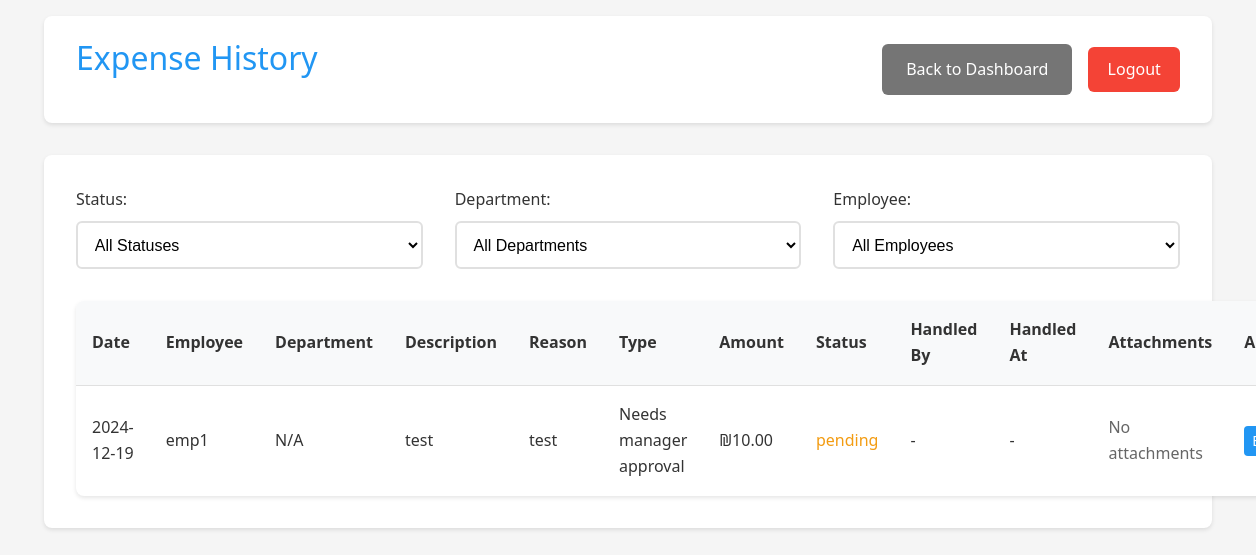
Page /manager/history (signed in) on the earlier database version.
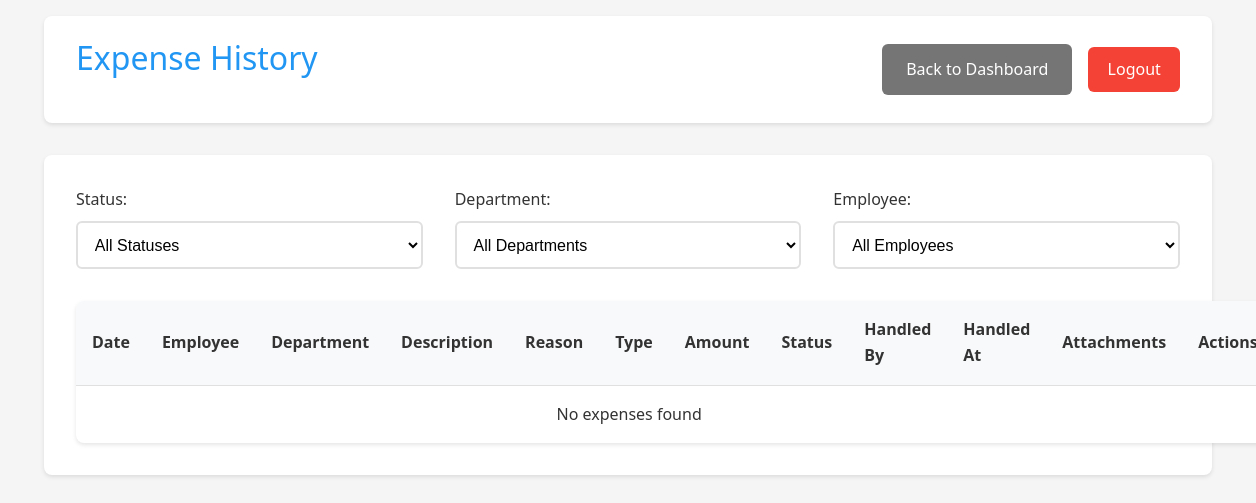
Same page on the later database version.
### app.py (models this page shows, shortened)
class Expense(db.Model):
    __tablename__ = 'expense'
    id = db.Column(db.Integer, primary_key=True)
    amount = db.Column(db.Float, nullable=False)
    description = db.Column(db.String(200))
    reason = db.Column(db.String(500))
    type = db.Column(db.String(50), nullable=False, default='needs_approval')  # New field
    date = db.Column(db.DateTime, nullable=False, default=datetime.utcnow)
    status = db.Column(db.String(20), default='pending')
    user_id = db.Column(db.Integer, db.ForeignKey('user.id'), nullable=False)
    subcategory_id = db.Column(db.Integer, db.ForeignKey('subcategory.id'), nullable=False)
    quote_filename = db.Column(db.String(255))
    invoice_filename = db.Column(db.String(255))
    receipt_filename = db.Column(db.String(255))
    manager_id = db.Column(db.Integer, db.ForeignKey('user.id'), nullable=True)
    handled_at = db.Column(db.DateTime, nullable=True)

class User(UserMixin, db.Model):
    __tablename__ = 'user'
    id = db.Column(db.Integer, primary_key=True)
    username = db.Column(db.String(80), unique=True, nullable=False)
    password = db.Column(db.String(120), nullable=False)
    is_manager = db.Column(db.Boolean, default=False)
    is_admin = db.Column(db.Boolean, default=False)
    status = db.Column(db.String(20), default='active')  # active, inactive, pending
    department_id = db.Column(db.Integer, db.ForeignKey('department.id'))
    home_department = db.relationship('Department',
                                    foreign_keys=[department_id],
                                    back_populates='employees')
    managed_departments = db.relationship('Department',
                                       secondary=manager_departments,
                                       backref=db.backref('department_managers', lazy='dynamic'))
    submitted_expenses = db.relationship('Expense',
                                       primaryjoin='User.id==Expense.user_id',
                                       backref='submitter',
                                       lazy=True)
    handled_expenses = db.relationship('Expense',
                                     primaryjoin='User.id==Expense.manager_id',
                                     backref='handler',
                                     lazy=True)

### app.py (the view)
@app.route('/manager/history')
@login_required
def expense_history():
    if not current_user.is_manager:
        return redirect(url_for('employee_dashboard'))
    status = request.args.get('status', 'all')
    employee = request.args.get('employee', 'all')
    department = request.args.get('department', 'all')
    query = Expense.query.join(User, Expense.user_id == User.id)
    if current_user.username != 'admin':
        query = query.filter(User.department_id == current_user.department_id)
    if status != 'all':
        query = query.filter(Expense.status == status)
    if employee != 'all':
        query = query.filter(Expense.user_id == employee)
    if department != 'all' and current_user.username == 'admin':
        query = query.filter(User.department_id == department)
    if current_user.username == 'admin':
        employees = User.query.filter_by(is_manager=False).all()
        departments = Department.query.all()
    else:
        employees = User.query.filter_by(
            is_manager=False,
            department_id=current_user.department_id
        ).all()
        departments = [current_user.home_department] if current_user.home_department else []
    expenses = query.order_by(Expense.date.desc()).all()
    return render_template('expense_history.html',
                         expenses=expenses,
                         employees=employees,
                         departments=departments,
                         selected_status=status,
                         selected_employee=employee,
                         selected_department=department)

### app.py (called while the page is built)
@login_manager.user_loader
def load_user(user_id):
    return User.query.get(int(user_id))

@app.template_filter('format_expense_type')
def format_expense_type(value):
    types = {
        'future_approval': 'Approval for future purchase',
        'auto_approved': 'Automatically approved expense',
        'needs_approval': 'Needs manager approval',
        'pre_approved': 'Pre-approved by manager'
    }
    return types.get(value, value)

### templates/expense_history.html (shortened to what the changed rows need)
<!DOCTYPE html>
<html>
<head>
    <link rel="stylesheet" href="{{ url_for('static', filename='style.css') }}">
</head>
<body>
    <div class="container">
        <header>
            <h1>Expense History</h1>
        </header>
        <div class="card">
            <div class="table-responsive">
                <table>
                    <thead>
                        <tr>
                            <th>Date</th>
                            <th>Employee</th>
                            <th>Department</th>
                            <th>Description</th>
                            <th>Reason</th>
                            <th>Type</th>
                            <th>Amount</th>
                            <th>Status</th>
                            <th>Handled By</th>
                            <th>Handled At</th>
                            <th>Attachments</th>
                            {% if current_user.username == 'admin' %}
                            <th>Actions</th>
                            {% endif %}
                        </tr>
                    </thead>
                    <tbody>
                        {% for expense in expenses %}
                        <tr>
                            <td>{{ expense.date.strftime('%Y-%m-%d') }}</td>
                            <td>{{ expense.submitter.username }}</td>
                            <td>{{ expense.submitter.department.name if expense.submitter.department else 'N/A' }}</td>
                            <td>{{ expense.description }}</td>
                            <td>{{ expense.reason }}</td>
                            <td>{{ expense.type|format_expense_type }}</td>
                            <td>₪{{ "%.2f"|format(expense.amount) }}</td>
                            <td class="status-{{ expense.status }}">{{ expense.status }}</td>
                            <td>
                                {% if expense.status != 'pending' %}
                                    {{ expense.handler.username if expense.handler else 'N/A' }}
                                {% else %}
                                    -
                                {% endif %}
                            </td>
                            <td>
                                {% if expense.handled_at %}
                                    {{ expense.handled_at.strftime('%Y-%m-%d %H:%M') }}
                                {% else %}
                                    -
                                {% endif %}
                            </td>
                            <td>
                                {% if not expense.quote_filename and not expense.invoice_filename and not expense.receipt_filename %}
                                    <span class="text-muted">No attachments</span>
                                {% endif %}
                            </td>
                            {% if current_user.username == 'admin' %}
                            <td class="actions">
                                <a href="{{ url_for('admin_edit_expense', expense_id=expense.id) }}"
                                   class="button primary small">Edit</a>
                            </td>
                            {% endif %}
                        </tr>
                        {% endfor %}
                        {% if not expenses %}
                        <tr>
                            <td colspan="11" class="text-center">No expenses found</td>
                        </tr>
                        {% endif %}
                    </tbody>
                </table>
            </div>
        </div>
    </div>
</body>
</html>

Differences in the rows shown:
removed Expense: date "2024-12-19", submitter.username "emp1", submitter.department "N/A", description "test", reason "test", type "Needs manager approval", amount "10.00", status "pending", shows "No attachments"
Other differences:
text now shown: "No expenses found"
